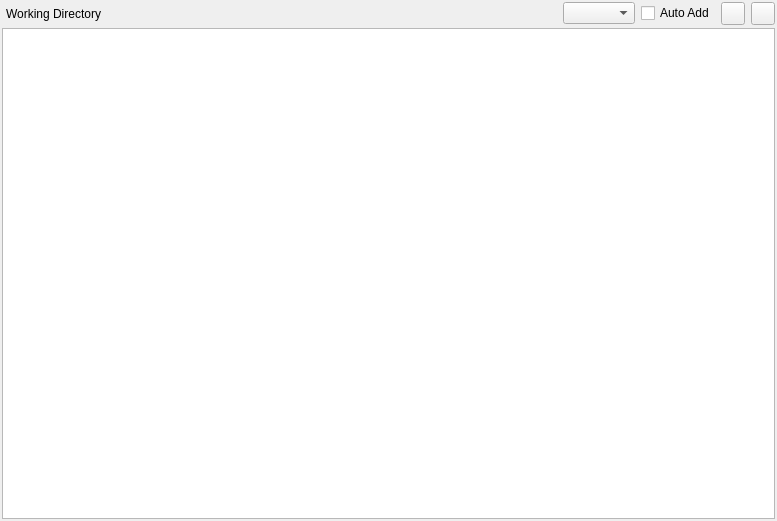
<?xml version="1.0" encoding="UTF-8"?>
<ui version="4.0">
 <class>FileSystemBrowser</class>
 <widget class="QWidget" name="FileSystemBrowser">
  <property name="geometry">
   <rect>
    <x>0</x>
    <y>0</y>
    <width>777</width>
    <height>521</height>
   </rect>
  </property>
  <property name="sizePolicy">
   <sizepolicy hsizetype="Expanding" vsizetype="Expanding">
    <horstretch>0</horstretch>
    <verstretch>0</verstretch>
   </sizepolicy>
  </property>
  <property name="windowTitle">
   <string>FileSystemBrowser</string>
  </property>
  <layout class="QHBoxLayout" name="horizontalLayout">
   <property name="spacing">
    <number>2</number>
   </property>
   <property name="margin">
    <number>2</number>
   </property>
   <item>
    <layout class="QGridLayout" name="gridLayout">
     <property name="horizontalSpacing">
      <number>1</number>
     </property>
     <property name="verticalSpacing">
      <number>3</number>
     </property>
     <item row="0" column="0">
      <layout class="QHBoxLayout" name="cbLayout">
       <property name="leftMargin">
        <number>4</number>
       </property>
       <item>
        <widget class="QLabel" name="workingDirLabel">
         <property name="sizePolicy">
          <sizepolicy hsizetype="Maximum" vsizetype="Preferred">
           <horstretch>0</horstretch>
           <verstretch>0</verstretch>
          </sizepolicy>
         </property>
         <property name="text">
          <string>Working Directory</string>
         </property>
        </widget>
       </item>
       <item>
        <spacer name="horizontalSpacer">
         <property name="orientation">
          <enum>Qt::Horizontal</enum>
         </property>
         <property name="sizeHint" stdset="0">
          <size>
           <width>40</width>
           <height>20</height>
          </size>
         </property>
        </spacer>
       </item>
       <item>
        <widget class="QComboBox" name="workingDirCB">
         <property name="sizePolicy">
          <sizepolicy hsizetype="Minimum" vsizetype="Fixed">
           <horstretch>0</horstretch>
           <verstretch>0</verstretch>
          </sizepolicy>
         </property>
         <property name="minimumSize">
          <size>
           <width>0</width>
           <height>0</height>
          </size>
         </property>
         <property name="sizeAdjustPolicy">
          <enum>QComboBox::AdjustToContents</enum>
         </property>
        </widget>
       </item>
       <item>
        <widget class="QCheckBox" name="autoAddCheckBox">
         <property name="text">
          <string>Auto Add</string>
         </property>
         <property name="toolTip">
          <string>Automatically add new files to project</string>
         </property>
        </widget>
       </item>
       <item>
        <widget class="QToolButton" name="addDirButton">
         <property name="text">
          <string/>
         </property>
         <property name="toolTip">
          <string>Add a directory</string>
         </property>
         <property name="icon">
          <iconset>
           <normaloff>../icons/plus.ico</normaloff>../icons/plus.ico</iconset>
         </property>
         <property name="iconSize">
          <size>
           <width>16</width>
           <height>16</height>
          </size>
         </property>
         <property name="shortcut">
          <string>Ctrl+D</string>
         </property>
        </widget>
       </item>
       <item>
        <widget class="QToolButton" name="closeDirButton">
         <property name="text">
          <string/>
         </property>
         <property name="toolTip">
          <string>Remove current directory</string>
         </property>
         <property name="icon">
          <iconset>
           <normaloff>../icons/minus.ico</normaloff>../icons/minus.ico</iconset>
         </property>
         <property name="iconSize">
          <size>
           <width>16</width>
           <height>16</height>
          </size>
         </property>
         <property name="shortcut">
          <string>Ctrl+X</string>
         </property>
        </widget>
       </item>
      </layout>
     </item>
     <item row="1" column="0">
      <widget class="DirTree" name="fsView">
       <property name="sizePolicy">
        <sizepolicy hsizetype="Expanding" vsizetype="Expanding">
         <horstretch>0</horstretch>
         <verstretch>0</verstretch>
        </sizepolicy>
       </property>
       <property name="selectionMode">
        <enum>QAbstractItemView::ExtendedSelection</enum>
       </property>
       <property name="sortingEnabled">
        <bool>true</bool>
       </property>
       <attribute name="headerShowSortIndicator" stdset="0">
        <bool>true</bool>
       </attribute>
      </widget>
     </item>
    </layout>
   </item>
  </layout>
 </widget>
 <layoutdefault spacing="6" margin="11"/>
 <customwidgets>
  <customwidget>
   <class>DirTree</class>
   <extends>QTreeView</extends>
   <header>RixsTool.widgets.FileSystemBrowser</header>
  </customwidget>
 </customwidgets>
 <resources/>
 <connections/>
</ui>
